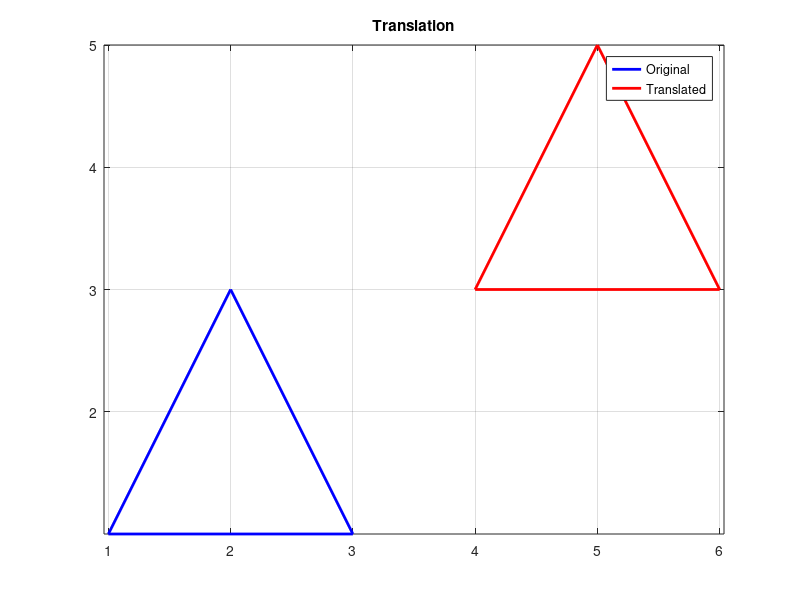

MATLAB code to generate this figure:
clc; clear; close all;
x = [1 3 2 1];
y = [1 1 3 1];
tx = 3; ty = 2;
x_new = x + tx;
y_new = y + ty;
plot(x, y, 'b', 'LineWidth', 2); hold on;
plot(x_new, y_new, 'r', 'LineWidth', 2);
legend('Original', 'Translated');
title('Translation');
grid on; axis equal;
